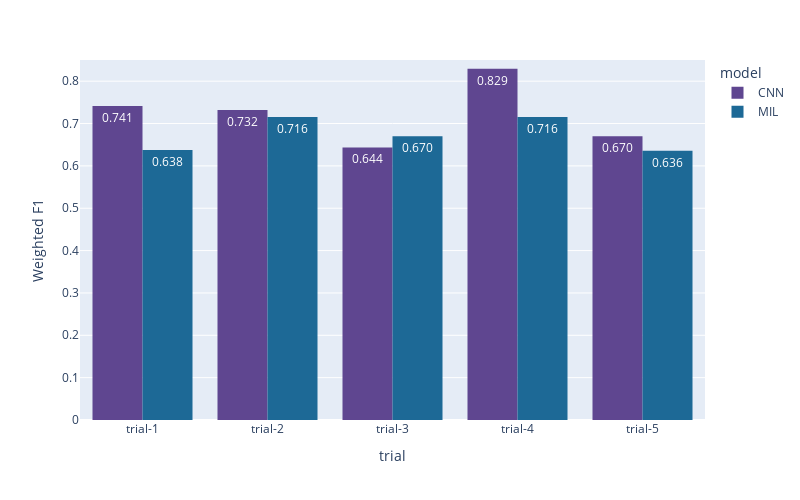

Here is the notebook cell this chart was saved with:
### Code cell
fig = px.histogram(
    results, x="trial", 
    y="weighted_f1", 
    color="model", 
    barmode="group", 
    height=500,
    width=800,
    color_discrete_sequence=px.colors.qualitative.Prism,
    text_auto=".3f"
    )

fig.update_yaxes(range=[0, 0.85], title_text="Weighted F1")

fig.show()

### Figure 1 — Plotly figure (JSON) as saved in the notebook; plotly's stock layout.template omitted (floating-point values rounded to 4 significant figures)
{"data": [{"alignmentgroup": "True", "bingroup": "x", "histfunc": "sum", "hovertemplate": "model=CNN<br>trial=%{x}<br>sum of weighted_f1=%{y}<extra></extra>", "legendgroup": "CNN", "marker": {"color": "rgb(95, 70, 144)", "pattern": {"shape": ""}}, "name": "CNN", "offsetgroup": "CNN", "orientation": "v", "showlegend": true, "texttemplate": "%{value:.3f}", "type": "histogram", "x": ["trial-1", "trial-2", "trial-3", "trial-4", "trial-5"], "xaxis": "x", "y": [0.7413, 0.732, 0.6436, 0.8293, 0.67], "yaxis": "y"}, {"alignmentgroup": "True", "bingroup": "x", "histfunc": "sum", "hovertemplate": "model=MIL<br>trial=%{x}<br>sum of weighted_f1=%{y}<extra></extra>", "legendgroup": "MIL", "marker": {"color": "rgb(29, 105, 150)", "pattern": {"shape": ""}}, "name": "MIL", "offsetgroup": "MIL", "orientation": "v", "showlegend": true, "texttemplate": "%{value:.3f}", "type": "histogram", "x": ["trial-1", "trial-2", "trial-3", "trial-4", "trial-5"], "xaxis": "x", "y": [0.6378, 0.7156, 0.67, 0.7156, 0.6359], "yaxis": "y"}], "layout": {"barmode": "group", "height": 500, "legend": {"title": {"text": "model"}, "tracegroupgap": 0}, "margin": {"t": 60}, "width": 800, "xaxis": {"anchor": "y", "domain": [0, 1], "title": {"text": "trial"}}, "yaxis": {"anchor": "x", "domain": [0, 1], "range": [0, 0.85], "title": {"text": "Weighted F1"}}}}
